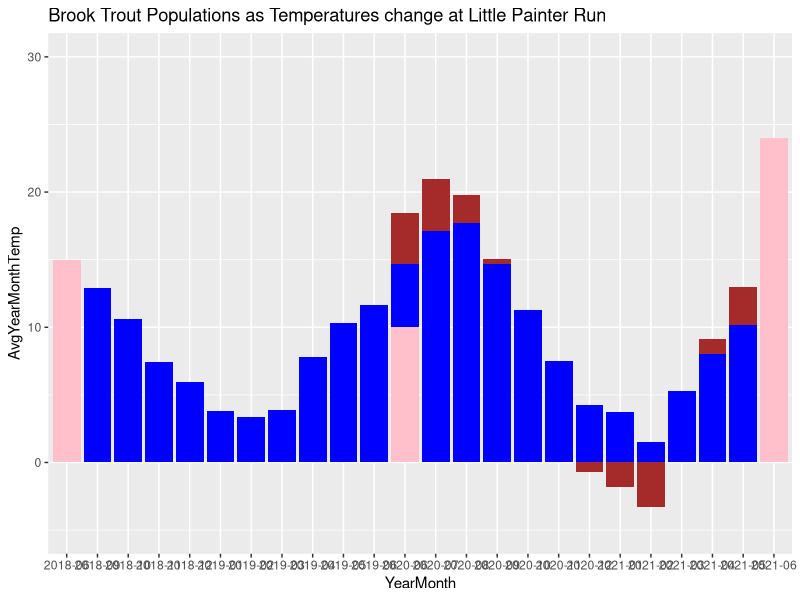

This figure's R source: (Note: this script raises an error after producing the figure.)
#Set working directory 

setwd("C:/GitHub/johnson_capstone/data_testing")

getwd()
dir()

#3 of 4 excell files I'm going to read in are CSV's. 

Painter_LT <- read.csv("Painter_Land_X_QC.csv")

Painter_ST00 <- read.csv("Painter_Stream_X_QC.csv")

Painter_ST01 <- read.csv("Painter_Stream0_X_QC.csv")

#The Fish records file from Painter Stream is an .xslx, so need to download readxl package.

install.packages("readxl")
library(readxl)

Painter_FishRec_BT <- read_excel ("Painter_FishRecords_BrookTrout.xlsx")

#The problem is the stream temperature data is split up into two data sets, and I want them as 1 data set.
#So lets merge the two. 

Painter_ST <- merge(Painter_ST00, Painter_ST01, all = TRUE)

#To arrange dates in right order, install dplyr package.
install.packages("dplyr")
library(dplyr)

#Now to arrange dates in right order:
Painter_ST <- arrange(Painter_ST, DateTime)
                    

#Before I try to compare fish and temperature together, I want to just look at temperature alone first. 
#But first we need to format that date and time. To do that, lets install the luberdate package. 

install.packages("lubridate")
library("lubridate")
        
#Now need to get R to reed this as a year date and time rather than a string of numbers.

class(Painter_LT$DateTime)
class(Painter_ST$DateTime)

#It's eneterd as a character, so need to change it to POSIXct
#First do land temp

Painter_LT$DateTime <- as.POSIXct(Painter_LT$DateTime)
class(Painter_LT$DateTime)

summary(Painter_LT)

#Do same thing for stream temp 

Painter_ST$DateTime <- as.POSIXct(Painter_ST$DateTime)
class(Painter_ST$DateTime)

summary(Painter_ST)

#Now that its in the proper format, have to extract month as an individual column.
#In order to do this we need to use the muate function, which is in the dplyr package, which is already installed... 


#First do land temp

Painter_LT$YearMonth <- format(as.Date(Painter_LT$DateTime), "%Y-%m")
summary(Painter_LT)

#Now do stream temp 

Painter_ST$YearMonth <- format(as.Date(Painter_ST$DateTime), "%Y-%m")
summary(Painter_ST)


Painter_Stream_Summary <- Painter_ST %>%
  select(YearMonth, Temp_C) %>%
  group_by(YearMonth) %>%
  arrange(YearMonth) %>%
  summarise(AvgYearMonthTemp = mean(Temp_C))

Painter_Land_Summary <- Painter_LT %>%
  select(YearMonth, Temp_C) %>%
  group_by(YearMonth) %>%
  arrange(YearMonth) %>%
  summarise(AvgYearMonthTemp = mean(Temp_C))
            
            
#Use Painter_Stream_Summary to make figure 

#Use select the columns in the figure you want to use
#Filter selects rows
#So could select a site, and filter for Brook Trout

#Use plot of ggplot comes into play
#Do confident intervals. 

#In order to plot figure you want, install gg pot 2 package.

install.packages("ggplot2")
library("ggplot2")

install.packages("tidyr")
library("tidyr")

DataForExamplePlot_BRT <- Painter_FishRec_BT %>%
  select(ID, Date, Species, EventCode) %>%
  filter(Date > ymd("2018-01-01"))

Summary_Plot_BRTData <- DataForExamplePlot_BRT %>%
  group_by(Date) %>%
  summarise(Count = length(Species))


  
#Make Stream Temperature and Land Temperature all one table so can make graph with two data sets
#For Land (now called air) Temp
  
Painter_Land_Summary <- Painter_Land_Summary %>%
  mutate(Type = "Air")

#For Stream (now called water) Temp
Painter_Stream_Summary <- Painter_Stream_Summary %>%
  mutate(Type = "Water")

Painter_Master_Temp <- bind_rows(Painter_Land_Summary, Painter_Stream_Summary)

#Convert Painter_Matser_Temp to YM instead of YMD to avoid "Can't convert `x` <datetime<UTC>> to <double>" error/argument in plot your about to make. 
Summary_Plot_BRTData$Date <- format(as.Date(Summary_Plot_BRTData$Date), "%Y-%m")
summary(Summary_Plot_BRTData)  

#Now Make plot
  
ggplot() + 
  geom_bar(subset(Painter_Master_Temp, Type %in% "Air"), mapping = aes(x = YearMonth, y = AvgYearMonthTemp), stat = "identity", position = "dodge", fill = "brown") + 
  geom_bar(subset(Painter_Master_Temp, Type %in% "Water"), mapping = aes(x = YearMonth, y = AvgYearMonthTemp), stat = "identity", position = "dodge", fill = "blue") +
  geom_bar(Summary_Plot_BRTData, mapping = aes(x = Date, y = Count), stat = "identity", position = "dodge", fill = "pink") + 
  scale_y_continuous(name = "Average Monthly Temperature", sec.axis = sec_axis(~. ,name = "Number of Brook Trout")) +
  ylim(-5,30) +
  ggtitle("Brook Trout Populations as Temperatures change at Little Painter Run")
  

#Messing with stuff bellow 

ylim.prim <- c(-4, 50)
ylim.sec <- c(5, 50)

###

Painter_Master_Temp %>%
  filter(Type %in% ("Air")) %>%
  (geom_smooth(mapping = aes(x = Type, y = AvgYearMonthTemp)))


ggplot(subset(Painter_Master_Temp, Type %in% "Air"), mapping = aes(x = YearMonth, y = AvgYearMonthTemp)) +
  geom_bar(stat = "identity", fill = "brown")  

Painter_LT$YearMonth <- format(as.Date(Painter_LT$DateTime), "%Y-%m")
summary(Painter_LT)


